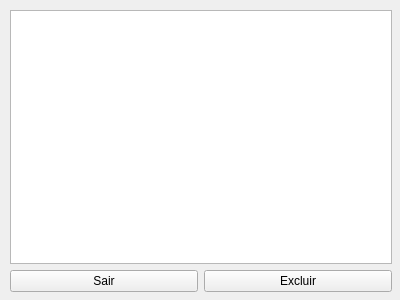
<?xml version="1.0" encoding="UTF-8"?>
<ui version="4.0">
 <class>Form</class>
 <widget class="QWidget" name="Form">
  <property name="geometry">
   <rect>
    <x>0</x>
    <y>0</y>
    <width>400</width>
    <height>300</height>
   </rect>
  </property>
  <property name="windowTitle">
   <string>Form</string>
  </property>
  <widget class="QWidget" name="verticalLayoutWidget">
   <property name="geometry">
    <rect>
     <x>10</x>
     <y>10</y>
     <width>382</width>
     <height>282</height>
    </rect>
   </property>
   <layout class="QVBoxLayout" name="verticalLayout">
    <item>
     <widget class="QTreeView" name="treeView">
      <property name="toolTip">
       <string>Carros que podem ser removidos</string>
      </property>
      <property name="uniformRowHeights">
       <bool>true</bool>
      </property>
      <property name="sortingEnabled">
       <bool>true</bool>
      </property>
      <property name="animated">
       <bool>true</bool>
      </property>
      <property name="wordWrap">
       <bool>true</bool>
      </property>
     </widget>
    </item>
    <item>
     <layout class="QHBoxLayout" name="horizontalLayout_4">
      <item>
       <widget class="QPushButton" name="sairButton">
        <property name="text">
         <string>Sair</string>
        </property>
       </widget>
      </item>
      <item>
       <widget class="QPushButton" name="excluirButton">
        <property name="text">
         <string>Excluir</string>
        </property>
       </widget>
      </item>
     </layout>
    </item>
   </layout>
  </widget>
 </widget>
 <resources/>
 <connections/>
</ui>
